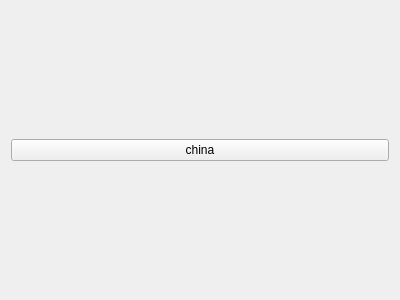
<?xml version="1.0" encoding="UTF-8"?>
<ui version="4.0">
 <class>Widget2</class>
 <widget class="QWidget" name="Widget2">
  <property name="geometry">
   <rect>
    <x>0</x>
    <y>0</y>
    <width>400</width>
    <height>300</height>
   </rect>
  </property>
  <property name="windowTitle">
   <string>Widget2</string>
  </property>
  <layout class="QGridLayout" name="gridLayout">
   <item row="0" column="0">
    <widget class="QPushButton" name="pushButton">
     <property name="text">
      <string>china</string>
     </property>
    </widget>
   </item>
  </layout>
 </widget>
 <layoutdefault spacing="6" margin="11"/>
 <resources/>
 <connections/>
</ui>
